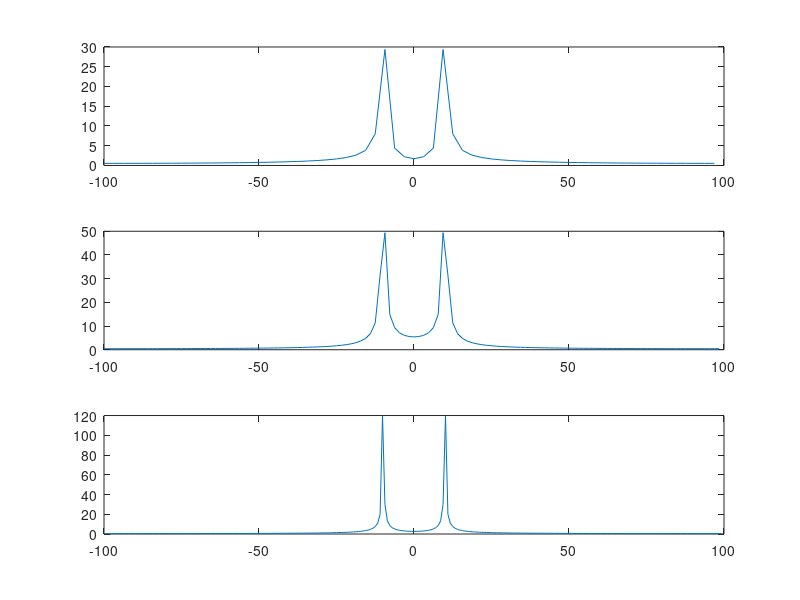
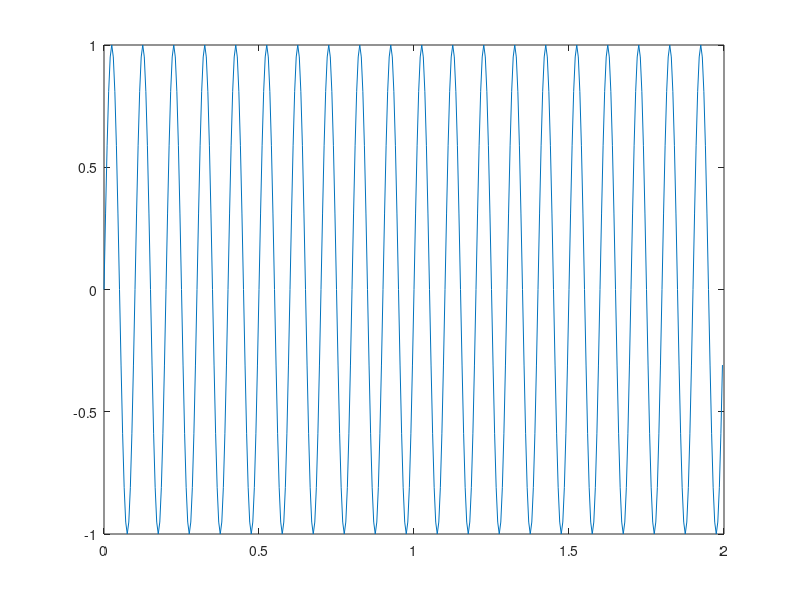

MATLAB code for these plots, in order:
%%Question 1%%
frequency = 10;
fs = 20 * frequency;

time = 2;   %time = 20 * (1/frequency);
x = 0 : 1/fs : time-1/fs; 
y = sin(2 * pi * x * frequency);
i = 1;
figure (2);
plot(x, y);
figure (1);
for N = [64, 128, 256]
    subplot(3, 1, i);
    F = fftshift(abs(fft(y, N)));
    newX = -fs/2 : fs/N : fs/2-fs/N;
    plot(newX, F); hold on;
    i = i + 1;
end